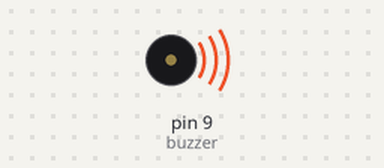
Bench run of a sketch on a simulated Arduino Uno, built with avr-gcc and run on an emulated ATmega328P. Parts: buzzer (waves = sounding). What the sketch prints to the serial monitor is not drawn. At 10.3 s the program stops and its outputs stay as they are.

Above: at 0.5 s.
At 1.5 s:
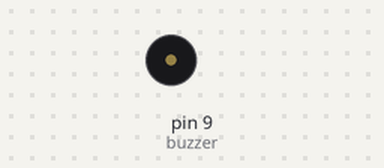
Timing chart, 0 to 3.0 s (numbered marks = the images above):
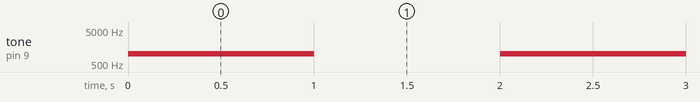

Measured:
- by itself, tone on pin 9 (buzzer): plays 1000 Hz for 1.0 s, 1000 Hz for 1.0 s, 2000 Hz for 1.0 s, 3000 Hz for 1.0 s, 4000 Hz for 1.0 s

The sketch:

buzz_final.ino
```cpp
// Arduino Buzzer / Piezo Speaker activity

// setup speaker to arduino pin 9

const int buzzer = 9;

void setup(){

// Set buzzer - pin 9 as an output
pinMode(buzzer, OUTPUT);
//sets up your serial monitor
Serial.begin(9600);

}

//this code will stop your program
void shutdown()
{
 Serial.print("Program End");  // message to serial monitor
 while(1);
}


void loop(){
//send message to the serial
Serial.println("setup complete");
// Send 1KHz sound signal
tone(buzzer, 1000);
//send message to the serial
Serial.println("play sound 1");
// play sound for for 1 second
delay(1000);
//stop sound
noTone(buzzer);
//stop sound for 1 second
delay(1000);

// Send 1KHz sound signal
tone(buzzer, 1000);
//send message to the serial
Serial.println("play sound 2 ");
// play sound for for 1 second
delay(1000);
//stop sound
noTone(buzzer);
//stop sound for 1 second
delay(1000);

// Send 2KHz sound signal
tone(buzzer, 2000);
//send message to the serial
Serial.println("play sound 3");
// play sound for for 1 second
delay(1000);
//stop sound
noTone(buzzer);
//stop sound for 1 second
delay(1000);

// Send 3KHz sound signal
tone(buzzer, 3000);
//send message to the serial
Serial.println("play sound 4");
// play sound for for 1 second
delay(1000);
//stop sound
noTone(buzzer);
//stop sound for 1 second
delay(1000);

// Send 4KHz sound signal
tone(buzzer, 4000);
//send message to the serial
Serial.println("play sound 5");
// play sound for for 1 second
delay(1000);
//stop sound
noTone(buzzer);
//stop sound for 1 second
delay(1000);

shutdown();

}
```
